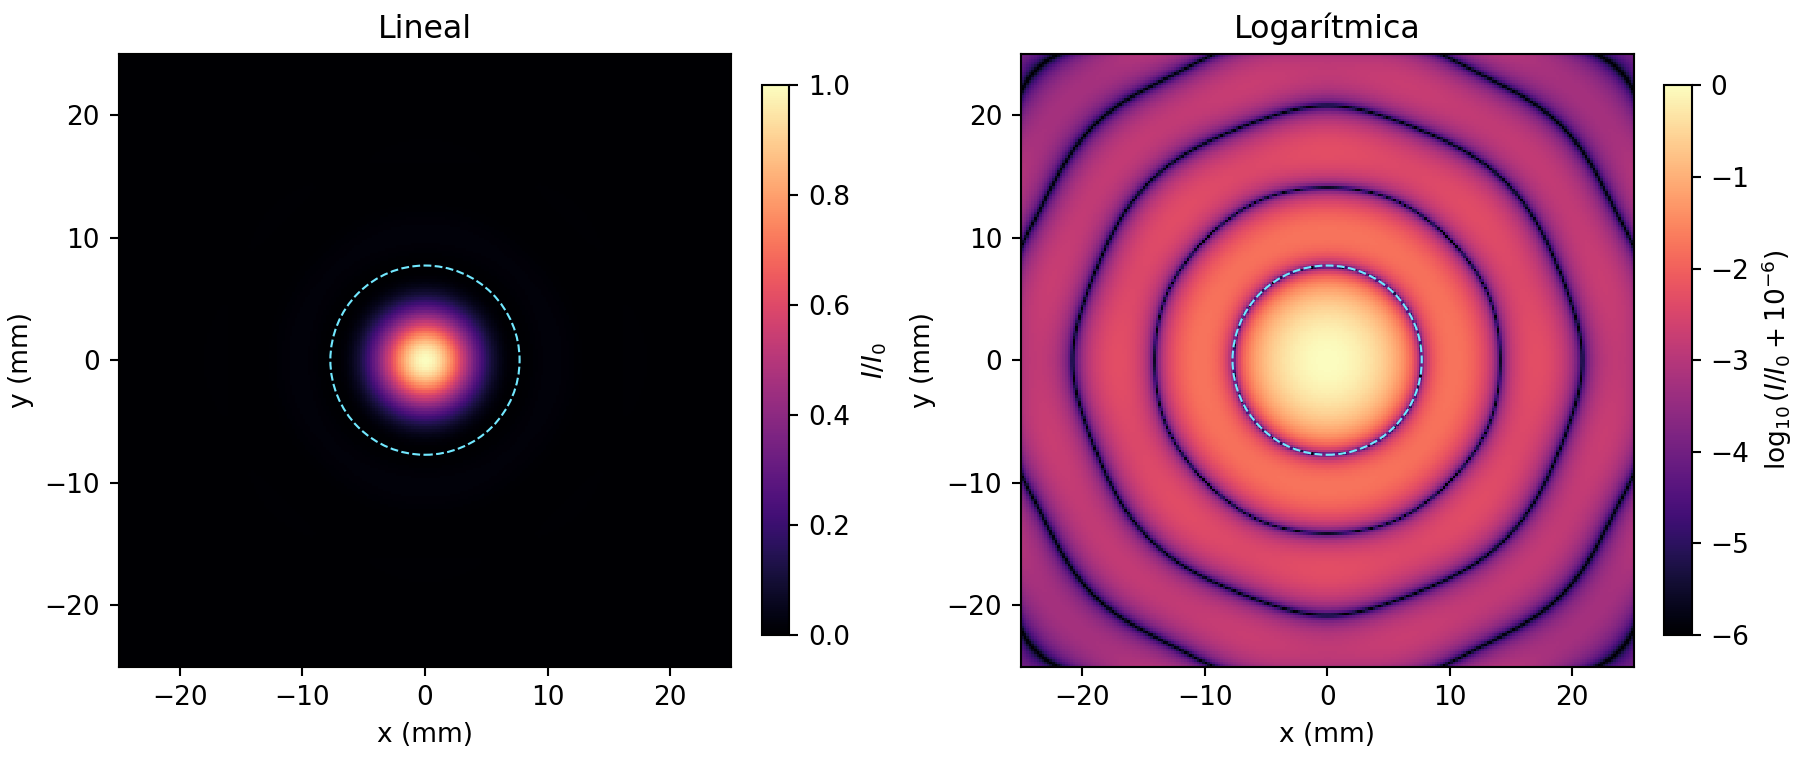

Write the Python code that produced this figure.
"""Disco de Airy y balance de Parseval con intensidades sin normalizar."""
import csv
from pathlib import Path
import matplotlib.pyplot as plt
import numpy as np
from practica7_optica import extension, fraunhofer, malla, normalizar

OUT = Path(__file__).resolve().parent


def main():
    n, lado, lam, z, radio = 1024, 3e-3, 632.8e-9, 1., 50e-6
    dx = lado/n
    x = malla(n, lado)
    a = x[:, None]**2 + x[None, :]**2 <= radio**2
    eje, u = fraunhofer(a, dx, lam, z)
    energia_ap = np.count_nonzero(a)*dx**2
    dx_pantalla = lam*z/lado
    intensidad = abs(u)**2
    energia_pant = intensidad.sum()*dx_pantalla**2
    error = abs(energia_ap-energia_pant)/energia_ap
    datos = (energia_ap, energia_pant, error)
    print(datos)
    with (OUT/'practica7_punto3_parseval.csv').open('w', newline='') as f:
        w = csv.writer(f)
        w.writerow(['E_apertura', 'E_pantalla', 'error_relativo'])
        w.writerow(datos)

    i = normalizar(intensidad)
    radio_airy = 1.22*lam*z/(2*radio)
    fig, ejes = plt.subplots(1, 2, figsize=(9.5, 4), layout='constrained')
    for ax, mapa, titulo, etiqueta in zip(
        ejes, (i, np.log10(i+1e-6)), ('Lineal', 'Logarítmica'),
        (r'$I/I_0$', r'$\log_{10}(I/I_0+10^{-6})$')
    ):
        im = ax.imshow(mapa, extent=extension(eje*1e3), cmap='magma',
                       origin='lower', interpolation='nearest')
        ax.add_patch(plt.Circle((0, 0), radio_airy*1e3, fill=False,
                                color='#72e8ff', ls='--', lw=0.8))
        ax.set(xlim=(-25, 25), ylim=(-25, 25), title=titulo,
               xlabel='x (mm)', ylabel='y (mm)')
        fig.colorbar(im, ax=ax, label=etiqueta, shrink=.82)
    fig.savefig(OUT/'practica7_punto3.png', dpi=190)
    plt.close(fig)


if __name__ == '__main__':
    main()
